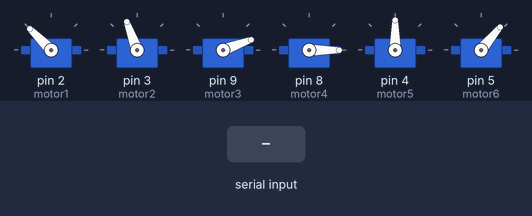
A sketch run on a simulated Arduino Uno, built with avr-gcc and run on an emulated ATmega328P. Parts: 6 × servo. Inputs (shaded band) come from the test bench.

Above: at 1.2 s.
1.3 s: "1" received over Serial
At 3.2 s:
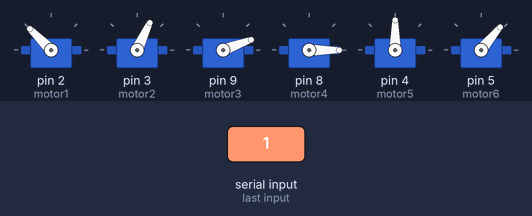
At 9.5 s:
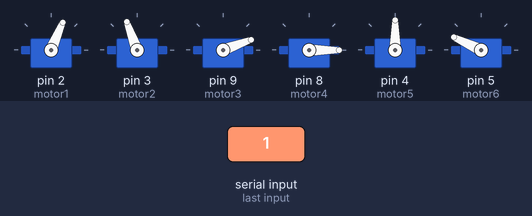
Timing chart, 0 to 21.1 s (numbered marks = the images above; inputs shaded):
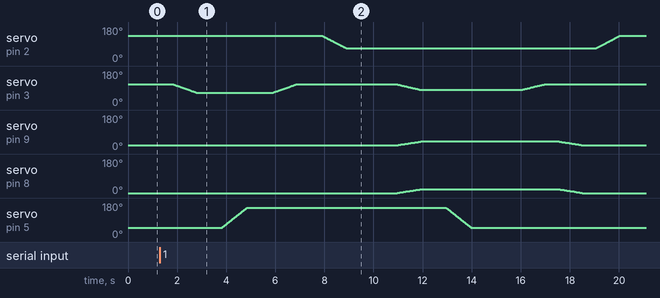

Measured:
- after the input at 1.3 s, servo on pin 9 (motor3): rises from 20° to 40° in 0.96 s, then falls to 20° in 6.6 s; servo on pin 8 (motor4): rises from 0° to 20° in 0.96 s, then falls to 0° in 6.6 s; servo on pin 5 (motor6): rises from 50° to 155° in 0.99 s, then falls to 50° in 9.1 s

The sketch:

Palletizer.ino
```cpp
#include <Servo.h>
#include <SoftwareSerial.h>

SoftwareSerial convSerial(A0, A1); // RX, TX

Servo motor1, motor2, motor3, motor4, motor5, motor6;
int pcb_count = 0;

void setup() {
  Serial.begin(9600);
  convSerial.begin(9600);
  motor1.attach(2);
  motor2.attach(3);
  motor3.attach(9);
  motor4.attach(8);
  motor5.attach(4);
  motor6.attach(5);

  motor1.write(135);
  motor2.write(110);
  motor3.write(20);
  motor4.write(0);
  motor5.write(90);
  motor6.write(50);
}

void loop() {
  if (Serial.available()) {
    char cmd = Serial.read();

    if (cmd == '1') {
      pcb_count++;

      // PCB 집기
      delay(500);
      for (int i = 0; i <= 50; i++) {
        motor2.write(map(i, 0, 50, 110, 65));
        delay(20);
      }
      delay(1000);

      // 그리퍼 닫기
      for (int i = 0; i <= 50; i++) {
        motor6.write(map(i, 0, 50, 50, 155));
        delay(20);
      }
      delay(1000);

      // 들어올리기
      for (int i = 0; i <= 50; i++) {
        motor2.write(map(i, 0, 50, 65, 110));
        delay(20);
      }
      delay(1000);

      if (pcb_count == 1) {
        for (int i = 0; i <= 50; i++) {
          motor1.write(map(i, 0, 50, 135, 67));
          delay(20);
        }
        delay(2000);

        for (int i = 0; i <= 50; i++) {
          motor2.write(map(i, 0, 50, 110, 80));
          motor3.write(map(i, 0, 50, 20, 40));
          motor4.write(map(i,0,50,0,20));
          delay(20);
        }
        delay(1000);

        for (int i = 0; i <= 50; i++) {
          motor6.write(map(i, 0, 50, 155, 50));
          delay(20);
        }
        delay(2000);

        for (int i = 0; i <= 50; i++) {
          motor2.write(map(i, 0, 50, 80, 110));
          delay(20);
        }
        delay(500);
        for (int i = 0; i <= 50; i++) {
          motor3.write(map(i, 0, 50, 40, 20));
          motor4.write(map(i,0,50,20,0));
          delay(20);
        }
        delay(500);
        for (int i = 0; i <= 50; i++) {
          motor1.write(map(i, 0, 50, 67, 135));
          delay(20);
        }

      } else if (pcb_count == 2) {
        for (int i = 0; i <= 50; i++) {
          motor1.write(map(i, 0, 50, 135, 52));
          delay(20);
        }
        delay(2000);

        for (int i = 0; i <= 50; i++) {
          motor2.write(map(i, 0, 50, 110, 80));
          motor3.write(map(i, 0, 50, 20, 40));
          motor4.write(map(i,0,50,0,20));
          delay(20);
        }
        delay(1000);

        for (int i = 0; i <= 50; i++) {
          motor6.write(map(i, 0, 50, 155, 50));
          delay(20);
        }
        delay(2000);

        for (int i = 0; i <= 50; i++) {
          motor2.write(map(i, 0, 50, 80, 110));
          delay(20);
        }
        delay(500);
        for (int i = 0; i <= 50; i++) {
          motor3.write(map(i, 0, 50, 40, 20));
          motor4.write(map(i,0,50,20,0));
          delay(20);
        }
        delay(500);
        for (int i = 0; i <= 50; i++) {
          motor1.write(map(i, 0, 50, 52, 135));
          delay(20);
        }

        pcb_count = 0;

        // 초기값 고정 후 컨베이어에 신호 전송
        motor1.write(135);
        motor2.write(110);
        motor3.write(20);
        motor4.write(0);
        motor5.write(90);
        motor6.write(50);
        delay(500);
        convSerial.write('1');
        return;
      }

      motor1.write(135);
      motor2.write(110);
      motor3.write(20);
      motor4.write(0);
      motor5.write(90);
      motor6.write(50);
    }
  }
}
```
